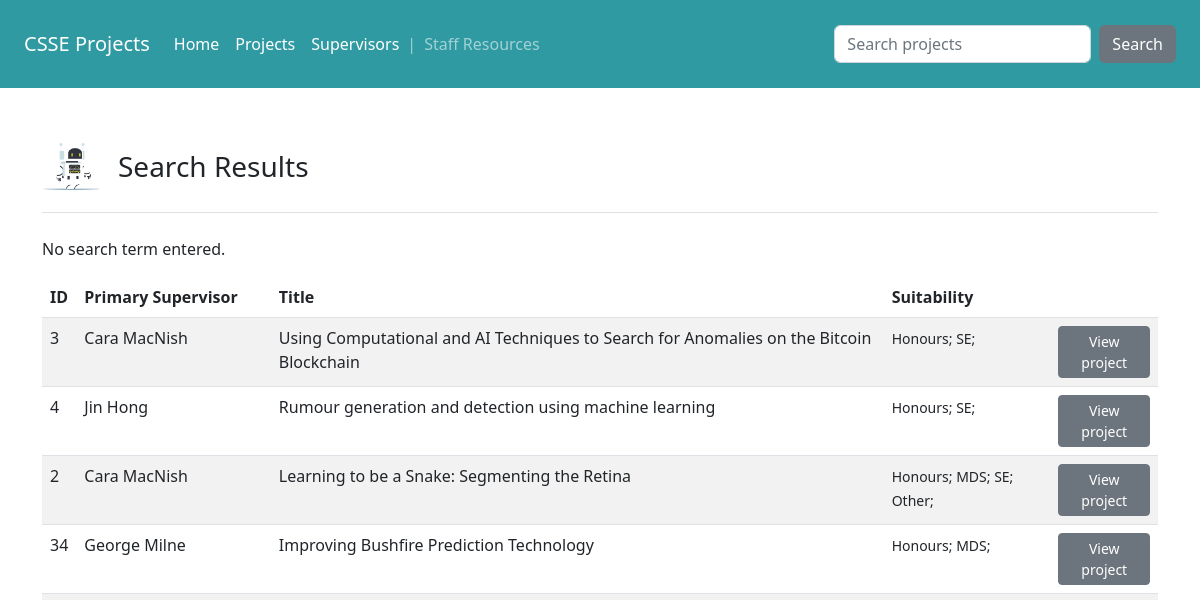
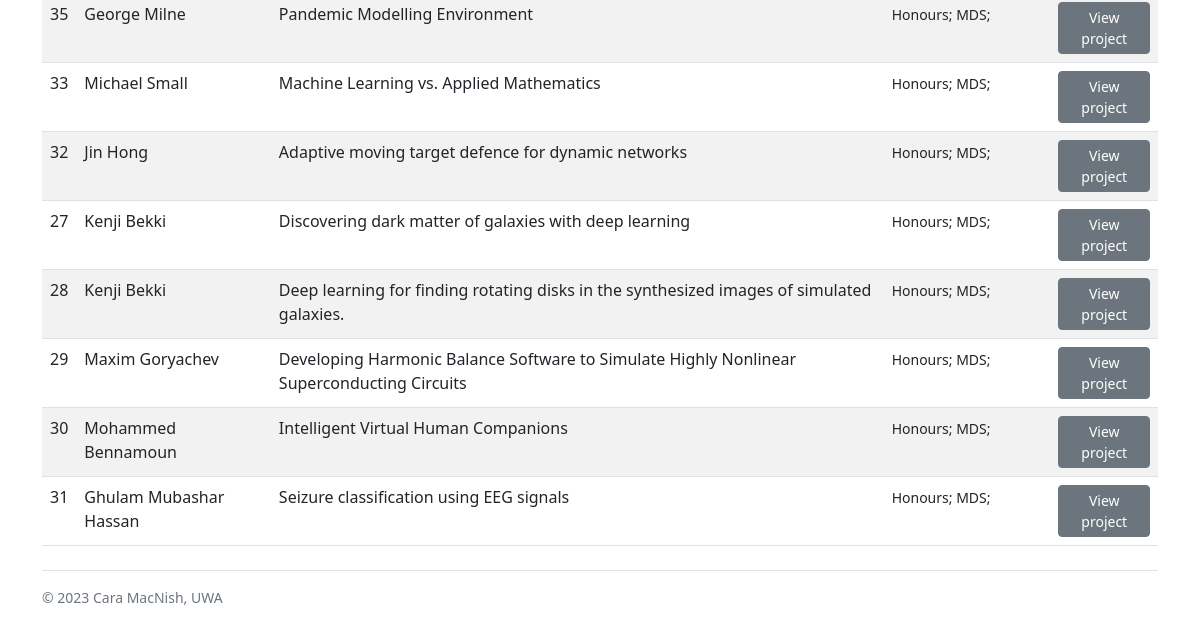
Before: /projects/search_projects/ with the older database file (2 pictures, top to bottom).
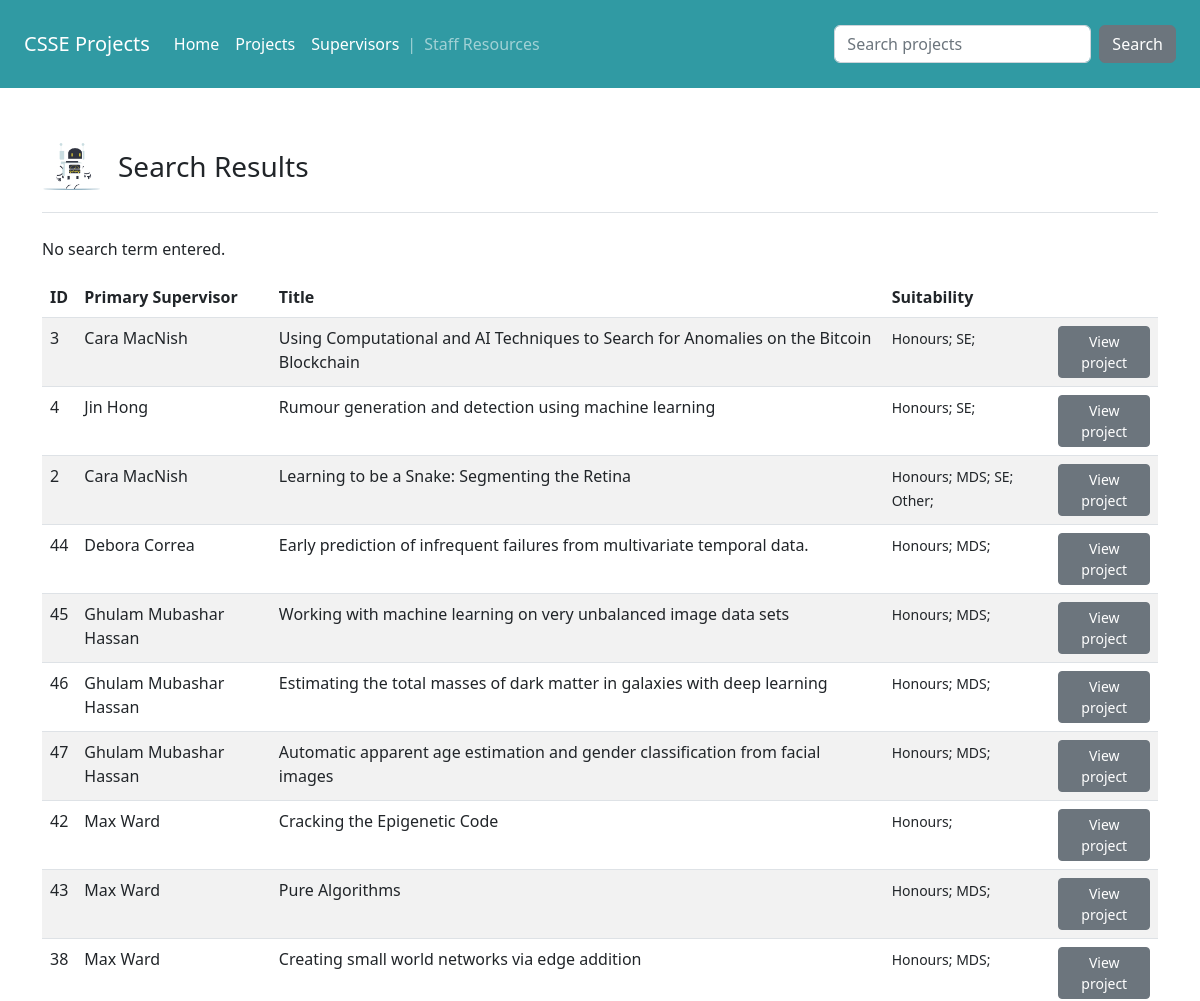
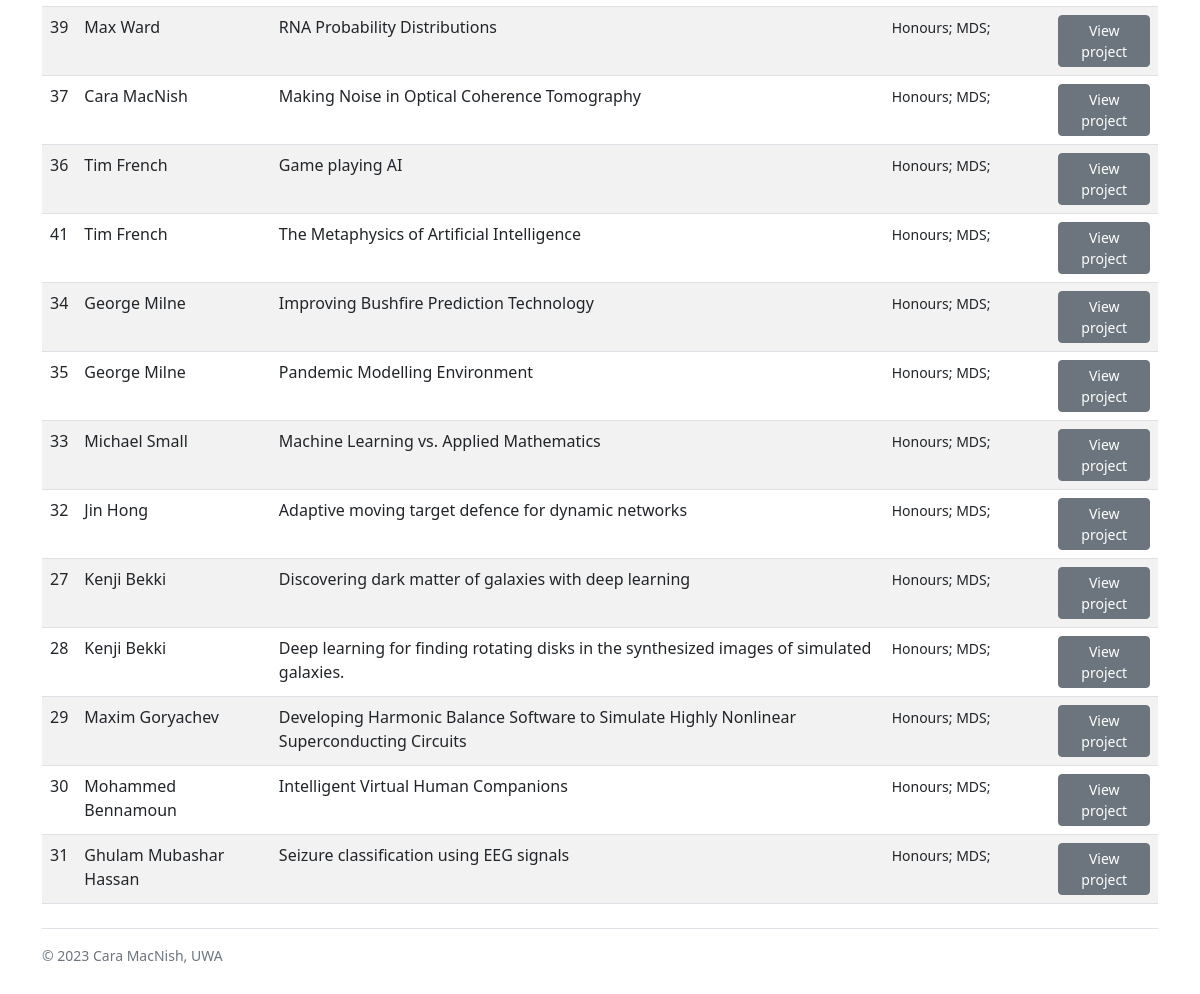
After: the same page with the newer database file (2 pictures, top to bottom).
### projects/models.py (models this page shows, shortened)
class Project(models.Model):
    SUITABILITY_CHOICES = [
        ('Honours', 'Honours (incl. BSc, BPhil, BACS)'),
        ('MDS', 'Master of Data Science'),
        ('SE', 'Software Engineering'),
        ('OTHER', 'Other')
    ]
    title = models.CharField("Topic Title", max_length=200)
    description = models.TextField("Description")
    short = models.TextField("Short Description", blank=True)
    skills = models.CharField("Skills", max_length=200, blank=True)
    honours = models.BooleanField("Suitable for Honours", default=True)
    mds = models.BooleanField("Suitable for MDS", default=True)
    se = models.BooleanField("Suitable for Software Engineering", default=True)
    engineering = models.BooleanField("Suitable for General Engineering", default=False) # not used
    other = models.CharField("Other (please specify)", max_length=100, blank=True)
    numstudents = models.CharField("Number of Students", max_length=20, blank=True)
    primary = models.ForeignKey(Supervisor, on_delete=models.CASCADE, related_name="primary", verbose_name="Primary Supervisor", null = True)
    cosupervisor = models.ForeignKey(Supervisor, on_delete=models.CASCADE, verbose_name="Co-Supervisor", null = True, blank=True)
    external = models.TextField("External Supervisors/Mentors/Sponsors", blank=True)
    link = models.URLField("Research Link", blank = True)
    references = models.TextField("Sample References", blank=True)
    created = models.DateField("Date Created", auto_now_add = True)
    modified = models.DateField("Last Modified", auto_now = True)
    current_date = models.DateField("Current Date", default = date.today)
    visible = models.BooleanField(default=True)

class Supervisor(models.Model):
    firstname = models.CharField("First name", max_length=30)
    lastname = models.CharField("Last name", max_length=30)
    department = models.CharField("Department or School", max_length=50)
    email = models.EmailField("Email")
    web = models.URLField("Web link", blank=True)
    interests = models.TextField("Research interests", blank=True)
    class Meta:
        ordering = ['lastname', 'firstname']
    def __str__(self):
        return self.firstname +  " " + self.lastname

### projects/views.py (the view)
# urls.py: path("projects/search_projects/", views.search_projects, name = "search-projects"),
def search_projects(request):
    if request.method == "POST":
        searched = request.POST['searched']
        project_list = Project.objects.all().exclude(visible=False).filter(
            Q(primary__lastname__contains = searched) |
            Q(primary__firstname__contains = searched) |
            Q(cosupervisor__lastname__contains = searched) |
            Q(cosupervisor__firstname__contains = searched) |
            Q(external__contains = searched) |
            Q(title__contains = searched) |
            Q(description__contains = searched)
        ).order_by('-current_date')
        return render(request, "projects/search_projects.html",
            {'searched': searched, 'project_list': project_list})
    else:
        project_list = Project.objects.all().order_by('-current_date')
        return render(request, "projects/search_projects.html",
            {'project_list': project_list})

### projects/templates/projects/search_projects.html
{% extends 'projects/base.html' %}
{% load static %}
{% block content %}
<main>
    {% include "projects/header.html" with title="Search Results" %}
    {% if searched %}
        Search results for: <b>{{ searched }}</b>
    {% else %}
        No search term entered.
    {% endif %}
    <p>
    <small>
    <table class="table table-striped table-hover">
        <thead>
            <tr>
              <th scope="col">ID</th>
              <th scope="col">Primary Supervisor</th>
              <th scope="col">Title</th>
              <th scope="col">Suitability</th>
              <th scope="col"></th>
            </tr>
          </thead>
          <tbody>
            {% for project in project_list %}
            <tr>
              <td>{{ project.pk}}</td>
              <td>{{ project.primary }}</td>
              <td>{{ project.title }}</td>
              <td><small>{% if project.honours %} Honours; {% endif %}
                {% if project.mds %} MDS; {% endif %}
                {% if project.se %} SE; {% endif %}
                {% if project.other %} Other; {% endif %}
              </small></td>
              <td><a href="../index/{{ project.pk}}/" class="btn btn-secondary btn-sm">View project</a></td>
            </tr>
            {% endfor%}
        </tbody>
    </table>
</small>
    <footer class="pt-3 mt-4 text-muted border-top small">&copy; 2023 Cara MacNish, UWA</footer>
</main>
{% endblock %}

Changed rows visible on the page:
added Project: pk "44", primary "Debora Correa", title "Early prediction of infrequent failures from multivariate temporal data.", honours "Honours;", mds "MDS;"
added Project: pk "45", primary "Ghulam Mubashar Hassan", title "Working with machine learning on very unbalanced image data sets", honours "Honours;", mds "MDS;"
added Project: pk "46", primary "Ghulam Mubashar Hassan", title "Estimating the total masses of dark matter in galaxies with deep learning", honours "Honours;", mds "MDS;"
added Project: pk "47", primary "Ghulam Mubashar Hassan", title "Automatic apparent age estimation and gender classification from facial images", honours "Honours;", mds "MDS;"
added Project: pk "42", primary "Max Ward", title "Cracking the Epigenetic Code", honours "Honours;"
added Project: pk "43", primary "Max Ward", title "Pure Algorithms", honours "Honours;", mds "MDS;"
added Project: pk "38", primary "Max Ward", title "Creating small world networks via edge addition", honours "Honours;", mds "MDS;"
added Project: pk "39", primary "Max Ward", title "RNA Probability Distributions", honours "Honours;", mds "MDS;"
added Project: pk "37", primary "Cara MacNish", title "Making Noise in Optical Coherence Tomography", honours "Honours;", mds "MDS;"
added Project: pk "36", primary "Tim French", title "Game playing AI", honours "Honours;", mds "MDS;"
added Project: pk "41", primary "Tim French", title "The Metaphysics of Artificial Intelligence", honours "Honours;", mds "MDS;"
